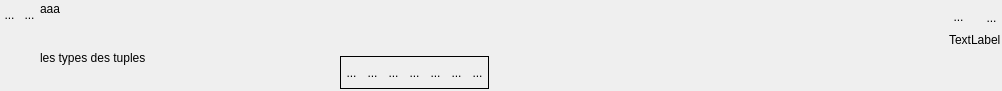
<?xml version="1.0" encoding="UTF-8"?>
<ui version="4.0">
 <class>WidgetPlusieursBase</class>
 <widget class="QWidget" name="WidgetPlusieursBase">
  <property name="geometry">
   <rect>
    <x>0</x>
    <y>0</y>
    <width>1002</width>
    <height>91</height>
   </rect>
  </property>
  <property name="sizePolicy">
   <sizepolicy hsizetype="Expanding" vsizetype="Expanding">
    <horstretch>0</horstretch>
    <verstretch>0</verstretch>
   </sizepolicy>
  </property>
  <property name="minimumSize">
   <size>
    <width>100</width>
    <height>20</height>
   </size>
  </property>
  <property name="windowTitle">
   <string>Form</string>
  </property>
  <property name="styleSheet">
   <string notr="true"/>
  </property>
  <layout class="QHBoxLayout" name="horizontalLayout_5">
   <property name="spacing">
    <number>0</number>
   </property>
   <property name="leftMargin">
    <number>0</number>
   </property>
   <property name="topMargin">
    <number>2</number>
   </property>
   <property name="rightMargin">
    <number>0</number>
   </property>
   <property name="bottomMargin">
    <number>2</number>
   </property>
   <item>
    <layout class="QVBoxLayout" name="verticalLayout_3">
     <property name="spacing">
      <number>0</number>
     </property>
     <item>
      <layout class="QHBoxLayout" name="horizontalLayout">
       <property name="spacing">
        <number>0</number>
       </property>
       <property name="sizeConstraint">
        <enum>QLayout::SetFixedSize</enum>
       </property>
       <item>
        <widget class="QToolButton" name="BFermeListe">
         <property name="sizePolicy">
          <sizepolicy hsizetype="Fixed" vsizetype="Fixed">
           <horstretch>0</horstretch>
           <verstretch>0</verstretch>
          </sizepolicy>
         </property>
         <property name="maximumSize">
          <size>
           <width>21</width>
           <height>25</height>
          </size>
         </property>
         <property name="toolTip">
          <string>permet de gérer la liste</string>
         </property>
         <property name="styleSheet">
          <string notr="true">border:0px</string>
         </property>
         <property name="text">
          <string>...</string>
         </property>
         <property name="icon">
          <iconset>
           <normaloff>../Editeur/icons/minusnode.png</normaloff>../Editeur/icons/minusnode.png</iconset>
         </property>
         <property name="iconSize">
          <size>
           <width>25</width>
           <height>25</height>
          </size>
         </property>
        </widget>
       </item>
       <item>
        <widget class="MonBoutonValide" name="RBValide">
         <property name="minimumSize">
          <size>
           <width>21</width>
           <height>25</height>
          </size>
         </property>
         <property name="maximumSize">
          <size>
           <width>21</width>
           <height>25</height>
          </size>
         </property>
         <property name="focusPolicy">
          <enum>Qt::ClickFocus</enum>
         </property>
         <property name="toolTip">
          <string>Affiche le rapport de validation du mot-clef</string>
         </property>
         <property name="styleSheet">
          <string notr="true">border : 0px</string>
         </property>
         <property name="text">
          <string>...</string>
         </property>
         <property name="icon">
          <iconset>
           <normaloff>../Editeur/icons/ast-green-ball.png</normaloff>../Editeur/icons/ast-green-ball.png</iconset>
         </property>
         <property name="iconSize">
          <size>
           <width>25</width>
           <height>25</height>
          </size>
         </property>
        </widget>
       </item>
      </layout>
     </item>
     <item>
      <spacer name="verticalSpacer">
       <property name="orientation">
        <enum>Qt::Vertical</enum>
       </property>
       <property name="sizeHint" stdset="0">
        <size>
         <width>20</width>
         <height>5</height>
        </size>
       </property>
      </spacer>
     </item>
    </layout>
   </item>
   <item>
    <layout class="QVBoxLayout" name="verticalLayout_4">
     <property name="spacing">
      <number>0</number>
     </property>
     <item>
      <widget class="MonLabelClic" name="label">
       <property name="sizePolicy">
        <sizepolicy hsizetype="Fixed" vsizetype="Preferred">
         <horstretch>0</horstretch>
         <verstretch>0</verstretch>
        </sizepolicy>
       </property>
       <property name="minimumSize">
        <size>
         <width>300</width>
         <height>25</height>
        </size>
       </property>
       <property name="maximumSize">
        <size>
         <width>178</width>
         <height>16777215</height>
        </size>
       </property>
       <property name="frameShape">
        <enum>QFrame::NoFrame</enum>
       </property>
       <property name="text">
        <string>&lt;html&gt;&lt;head/&gt;&lt;body&gt;&lt;p&gt;aaa&lt;/p&gt;&lt;p&gt;dqsklmdqm&lt;/p&gt;&lt;/body&gt;&lt;/html&gt;</string>
       </property>
       <property name="scaledContents">
        <bool>false</bool>
       </property>
       <property name="alignment">
        <set>Qt::AlignLeading|Qt::AlignLeft|Qt::AlignTop</set>
       </property>
      </widget>
     </item>
     <item>
      <widget class="QScrollArea" name="scrollArea_2">
       <property name="sizePolicy">
        <sizepolicy hsizetype="Preferred" vsizetype="Expanding">
         <horstretch>0</horstretch>
         <verstretch>0</verstretch>
        </sizepolicy>
       </property>
       <property name="frameShape">
        <enum>QFrame::NoFrame</enum>
       </property>
       <property name="frameShadow">
        <enum>QFrame::Plain</enum>
       </property>
       <property name="widgetResizable">
        <bool>true</bool>
       </property>
       <widget class="QWidget" name="scrollAreaWidgetContents_2">
        <property name="geometry">
         <rect>
          <x>0</x>
          <y>0</y>
          <width>300</width>
          <height>60</height>
         </rect>
        </property>
        <property name="sizePolicy">
         <sizepolicy hsizetype="Expanding" vsizetype="Expanding">
          <horstretch>0</horstretch>
          <verstretch>0</verstretch>
         </sizepolicy>
        </property>
        <layout class="QHBoxLayout" name="horizontalLayout_7">
         <property name="spacing">
          <number>0</number>
         </property>
         <property name="leftMargin">
          <number>0</number>
         </property>
         <property name="topMargin">
          <number>0</number>
         </property>
         <property name="rightMargin">
          <number>0</number>
         </property>
         <property name="bottomMargin">
          <number>0</number>
         </property>
         <item>
          <widget class="QLabel" name="monCommentaireLabel">
           <property name="sizePolicy">
            <sizepolicy hsizetype="Expanding" vsizetype="Expanding">
             <horstretch>0</horstretch>
             <verstretch>0</verstretch>
            </sizepolicy>
           </property>
           <property name="minimumSize">
            <size>
             <width>300</width>
             <height>0</height>
            </size>
           </property>
           <property name="text">
            <string>&lt;html&gt;&lt;head/&gt;&lt;body&gt;&lt;p&gt;les types des tuples&lt;/p&gt;&lt;/body&gt;&lt;/html&gt;</string>
           </property>
          </widget>
         </item>
        </layout>
       </widget>
      </widget>
     </item>
    </layout>
   </item>
   <item>
    <layout class="QVBoxLayout" name="verticalLayout_2">
     <item>
      <widget class="QScrollArea" name="scrollArea">
       <property name="sizePolicy">
        <sizepolicy hsizetype="Expanding" vsizetype="Expanding">
         <horstretch>0</horstretch>
         <verstretch>0</verstretch>
        </sizepolicy>
       </property>
       <property name="minimumSize">
        <size>
         <width>400</width>
         <height>20</height>
        </size>
       </property>
       <property name="styleSheet">
        <string notr="true"/>
       </property>
       <property name="frameShape">
        <enum>QFrame::NoFrame</enum>
       </property>
       <property name="frameShadow">
        <enum>QFrame::Plain</enum>
       </property>
       <property name="lineWidth">
        <number>1</number>
       </property>
       <property name="widgetResizable">
        <bool>true</bool>
       </property>
       <property name="alignment">
        <set>Qt::AlignBottom|Qt::AlignLeading|Qt::AlignLeft</set>
       </property>
       <widget class="QWidget" name="verticalWidgetLE">
        <property name="geometry">
         <rect>
          <x>0</x>
          <y>0</y>
          <width>589</width>
          <height>44</height>
         </rect>
        </property>
        <property name="sizePolicy">
         <sizepolicy hsizetype="Expanding" vsizetype="Expanding">
          <horstretch>0</horstretch>
          <verstretch>0</verstretch>
         </sizepolicy>
        </property>
        <layout class="QVBoxLayout" name="verticalLayoutLE">
         <property name="spacing">
          <number>0</number>
         </property>
         <property name="leftMargin">
          <number>2</number>
         </property>
         <property name="topMargin">
          <number>0</number>
         </property>
         <property name="rightMargin">
          <number>2</number>
         </property>
         <property name="bottomMargin">
          <number>0</number>
         </property>
         <item>
          <spacer name="verticalSpacer_3">
           <property name="orientation">
            <enum>Qt::Vertical</enum>
           </property>
           <property name="sizeType">
            <enum>QSizePolicy::Fixed</enum>
           </property>
           <property name="sizeHint" stdset="0">
            <size>
             <width>20</width>
             <height>1</height>
            </size>
           </property>
          </spacer>
         </item>
        </layout>
       </widget>
      </widget>
     </item>
     <item>
      <layout class="QHBoxLayout" name="horizontalLayout_2">
       <property name="sizeConstraint">
        <enum>QLayout::SetFixedSize</enum>
       </property>
       <item>
        <widget class="QFrame" name="frame2">
         <property name="sizePolicy">
          <sizepolicy hsizetype="Fixed" vsizetype="Fixed">
           <horstretch>0</horstretch>
           <verstretch>0</verstretch>
          </sizepolicy>
         </property>
         <property name="frameShape">
          <enum>QFrame::Box</enum>
         </property>
         <layout class="QHBoxLayout" name="horizontalLayout_4">
          <property name="spacing">
           <number>0</number>
          </property>
          <property name="sizeConstraint">
           <enum>QLayout::SetFixedSize</enum>
          </property>
          <property name="leftMargin">
           <number>0</number>
          </property>
          <property name="topMargin">
           <number>0</number>
          </property>
          <property name="rightMargin">
           <number>0</number>
          </property>
          <property name="bottomMargin">
           <number>0</number>
          </property>
          <item>
           <widget class="QToolButton" name="RBBas">
            <property name="minimumSize">
             <size>
              <width>21</width>
              <height>31</height>
             </size>
            </property>
            <property name="maximumSize">
             <size>
              <width>21</width>
              <height>31</height>
             </size>
            </property>
            <property name="focusPolicy">
             <enum>Qt::ClickFocus</enum>
            </property>
            <property name="toolTip">
             <string>Descend la ligne</string>
            </property>
            <property name="styleSheet">
             <string notr="true">border : 0px</string>
            </property>
            <property name="text">
             <string>...</string>
            </property>
            <property name="icon">
             <iconset theme="go-down">
              <normaloff>.</normaloff>.</iconset>
            </property>
            <property name="iconSize">
             <size>
              <width>32</width>
              <height>32</height>
             </size>
            </property>
           </widget>
          </item>
          <item>
           <widget class="QToolButton" name="RBHaut">
            <property name="minimumSize">
             <size>
              <width>21</width>
              <height>31</height>
             </size>
            </property>
            <property name="maximumSize">
             <size>
              <width>21</width>
              <height>31</height>
             </size>
            </property>
            <property name="focusPolicy">
             <enum>Qt::ClickFocus</enum>
            </property>
            <property name="toolTip">
             <string>Remonte la ligne</string>
            </property>
            <property name="styleSheet">
             <string notr="true">border : 0px</string>
            </property>
            <property name="text">
             <string>...</string>
            </property>
            <property name="icon">
             <iconset theme="go-up">
              <normaloff>.</normaloff>.</iconset>
            </property>
            <property name="iconSize">
             <size>
              <width>32</width>
              <height>32</height>
             </size>
            </property>
           </widget>
          </item>
          <item>
           <widget class="QToolButton" name="RBMoins">
            <property name="minimumSize">
             <size>
              <width>21</width>
              <height>31</height>
             </size>
            </property>
            <property name="maximumSize">
             <size>
              <width>21</width>
              <height>31</height>
             </size>
            </property>
            <property name="focusPolicy">
             <enum>Qt::ClickFocus</enum>
            </property>
            <property name="toolTip">
             <string>supprime une ligne</string>
            </property>
            <property name="styleSheet">
             <string notr="true">border : 0px</string>
            </property>
            <property name="text">
             <string>...</string>
            </property>
            <property name="icon">
             <iconset theme="remove">
              <normaloff>.</normaloff>.</iconset>
            </property>
            <property name="iconSize">
             <size>
              <width>32</width>
              <height>32</height>
             </size>
            </property>
           </widget>
          </item>
          <item>
           <widget class="QToolButton" name="RBPlus">
            <property name="minimumSize">
             <size>
              <width>21</width>
              <height>31</height>
             </size>
            </property>
            <property name="maximumSize">
             <size>
              <width>21</width>
              <height>31</height>
             </size>
            </property>
            <property name="focusPolicy">
             <enum>Qt::ClickFocus</enum>
            </property>
            <property name="toolTip">
             <string>Ajoute une ligne</string>
            </property>
            <property name="styleSheet">
             <string notr="true">border : 0px</string>
            </property>
            <property name="text">
             <string>...</string>
            </property>
            <property name="icon">
             <iconset theme="add">
              <normaloff>.</normaloff>.</iconset>
            </property>
            <property name="iconSize">
             <size>
              <width>32</width>
              <height>32</height>
             </size>
            </property>
           </widget>
          </item>
          <item>
           <widget class="QToolButton" name="RBVoisListe">
            <property name="minimumSize">
             <size>
              <width>21</width>
              <height>31</height>
             </size>
            </property>
            <property name="maximumSize">
             <size>
              <width>21</width>
              <height>31</height>
             </size>
            </property>
            <property name="focusPolicy">
             <enum>Qt::ClickFocus</enum>
            </property>
            <property name="toolTip">
             <string>Montre l'ensemble des valeurs</string>
            </property>
            <property name="styleSheet">
             <string notr="true">border : 0px</string>
            </property>
            <property name="text">
             <string>...</string>
            </property>
            <property name="icon">
             <iconset theme="find">
              <normaloff>.</normaloff>.</iconset>
            </property>
            <property name="iconSize">
             <size>
              <width>32</width>
              <height>32</height>
             </size>
            </property>
           </widget>
          </item>
          <item>
           <widget class="QToolButton" name="RBSalomeVue">
            <property name="minimumSize">
             <size>
              <width>21</width>
              <height>31</height>
             </size>
            </property>
            <property name="maximumSize">
             <size>
              <width>21</width>
              <height>31</height>
             </size>
            </property>
            <property name="focusPolicy">
             <enum>Qt::ClickFocus</enum>
            </property>
            <property name="toolTip">
             <string>Visualise dans Salome</string>
            </property>
            <property name="styleSheet">
             <string notr="true">border : 0px</string>
            </property>
            <property name="text">
             <string>...</string>
            </property>
            <property name="icon">
             <iconset>
              <normaloff>../Editeur/icons/eye.png</normaloff>../Editeur/icons/eye.png</iconset>
            </property>
            <property name="iconSize">
             <size>
              <width>32</width>
              <height>32</height>
             </size>
            </property>
           </widget>
          </item>
          <item>
           <widget class="QToolButton" name="RBSalome">
            <property name="minimumSize">
             <size>
              <width>21</width>
              <height>31</height>
             </size>
            </property>
            <property name="maximumSize">
             <size>
              <width>21</width>
              <height>31</height>
             </size>
            </property>
            <property name="focusPolicy">
             <enum>Qt::ClickFocus</enum>
            </property>
            <property name="toolTip">
             <string>Sélectionne depuis Salome</string>
            </property>
            <property name="styleSheet">
             <string notr="true">border : 0px</string>
            </property>
            <property name="text">
             <string>...</string>
            </property>
            <property name="icon">
             <iconset>
              <normaloff>../Editeur/icons/flecheSalome.png</normaloff>../Editeur/icons/flecheSalome.png</iconset>
            </property>
            <property name="iconSize">
             <size>
              <width>32</width>
              <height>32</height>
             </size>
            </property>
           </widget>
          </item>
         </layout>
        </widget>
       </item>
       <item>
        <spacer name="horizontalSpacer_2">
         <property name="orientation">
          <enum>Qt::Horizontal</enum>
         </property>
         <property name="sizeHint" stdset="0">
          <size>
           <width>40</width>
           <height>20</height>
          </size>
         </property>
        </spacer>
       </item>
      </layout>
     </item>
    </layout>
   </item>
   <item>
    <layout class="QVBoxLayout" name="verticalLayout">
     <property name="leftMargin">
      <number>0</number>
     </property>
     <property name="rightMargin">
      <number>0</number>
     </property>
     <item>
      <layout class="QHBoxLayout" name="horizontalLayout_3">
       <property name="spacing">
        <number>0</number>
       </property>
       <item>
        <widget class="QToolButton" name="BSelectFichier">
         <property name="sizePolicy">
          <sizepolicy hsizetype="Fixed" vsizetype="Fixed">
           <horstretch>0</horstretch>
           <verstretch>0</verstretch>
          </sizepolicy>
         </property>
         <property name="maximumSize">
          <size>
           <width>25</width>
           <height>30</height>
          </size>
         </property>
         <property name="focusPolicy">
          <enum>Qt::ClickFocus</enum>
         </property>
         <property name="toolTip">
          <string>Ouvre un fichier de sélection des valeurs</string>
         </property>
         <property name="styleSheet">
          <string notr="true">border:0px</string>
         </property>
         <property name="text">
          <string>...</string>
         </property>
         <property name="icon">
          <iconset theme="text-x-generic">
           <normaloff>.</normaloff>.</iconset>
         </property>
         <property name="iconSize">
          <size>
           <width>32</width>
           <height>32</height>
          </size>
         </property>
        </widget>
       </item>
       <item>
        <spacer name="horizontalSpacer">
         <property name="orientation">
          <enum>Qt::Horizontal</enum>
         </property>
         <property name="sizeType">
          <enum>QSizePolicy::Fixed</enum>
         </property>
         <property name="sizeHint" stdset="0">
          <size>
           <width>13</width>
           <height>20</height>
          </size>
         </property>
        </spacer>
       </item>
       <item>
        <widget class="QToolButton" name="RBPoubelle">
         <property name="minimumSize">
          <size>
           <width>21</width>
           <height>31</height>
          </size>
         </property>
         <property name="maximumSize">
          <size>
           <width>21</width>
           <height>31</height>
          </size>
         </property>
         <property name="focusPolicy">
          <enum>Qt::ClickFocus</enum>
         </property>
         <property name="toolTip">
          <string>Détruit le mot-clef</string>
         </property>
         <property name="styleSheet">
          <string notr="true">border : 0px</string>
         </property>
         <property name="text">
          <string>...</string>
         </property>
         <property name="icon">
          <iconset>
           <normaloff>../Editeur/icons/deleteRond.png</normaloff>../Editeur/icons/deleteRond.png</iconset>
         </property>
         <property name="iconSize">
          <size>
           <width>32</width>
           <height>32</height>
          </size>
         </property>
        </widget>
       </item>
      </layout>
     </item>
     <item>
      <widget class="QLabel" name="lineEditUnite">
       <property name="text">
        <string>TextLabel</string>
       </property>
      </widget>
     </item>
     <item>
      <spacer name="verticalSpacer_6">
       <property name="orientation">
        <enum>Qt::Vertical</enum>
       </property>
       <property name="sizeHint" stdset="0">
        <size>
         <width>20</width>
         <height>40</height>
        </size>
       </property>
      </spacer>
     </item>
    </layout>
   </item>
  </layout>
  <zorder></zorder>
 </widget>
 <customwidgets>
  <customwidget>
   <class>MonBoutonValide</class>
   <extends>QToolButton</extends>
   <header>monBoutonValide.h</header>
  </customwidget>
  <customwidget>
   <class>MonLabelClic</class>
   <extends>QLabel</extends>
   <header>monLabelClic.h</header>
  </customwidget>
 </customwidgets>
 <tabstops>
  <tabstop>RBMoins</tabstop>
  <tabstop>BSelectFichier</tabstop>
  <tabstop>RBPoubelle</tabstop>
 </tabstops>
 <resources/>
 <connections/>
</ui>
